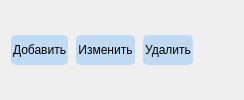
       <widget class="QFrame" name="actionBar">
        <property name="minimumSize">
         <size>
          <width>0</width>
          <height>45</height>
         </size>
        </property>
        <layout class="QHBoxLayout" name="actionBarLayout">
         <property name="spacing">
          <number>8</number>
         </property>
         <item>
          <widget class="QPushButton" name="btnAdd">
           <property name="minimumSize">
            <size>
             <width>0</width>
             <height>0</height>
            </size>
           </property>
           <property name="maximumSize">
            <size>
             <width>16777215</width>
             <height>30</height>
            </size>
           </property>
           <property name="styleSheet">
            <string notr="true">QPushButton {
    background-color: #bfdaf2;
    color: #000000;
    border: 2px solid #bfdaf2;
    border-radius: 5px;

}
QPushButton:hover {
    background-color: #c7dfee;
}
QPushButton:pressed {
    background-color: #b7d4e8;
}</string>
           </property>
           <property name="text">
            <string>Добавить</string>
           </property>
          </widget>
         </item>
         <item>
          <widget class="QPushButton" name="btnEdit">
           <property name="maximumSize">
            <size>
             <width>16777215</width>
             <height>30</height>
            </size>
           </property>
           <property name="styleSheet">
            <string notr="true">QPushButton {
    background-color: #bfdaf2;
    color: #000000;
    border: 2px solid #bfdaf2;
    border-radius: 5px;

}
QPushButton:hover {
    background-color: #c7dfee;
}
QPushButton:pressed {
    background-color: #b7d4e8;
}</string>
           </property>
           <property name="text">
            <string>Изменить</string>
           </property>
          </widget>
         </item>
         <item>
          <widget class="QPushButton" name="btnDelete">
           <property name="maximumSize">
            <size>
             <width>16777215</width>
             <height>30</height>
            </size>
           </property>
           <property name="styleSheet">
            <string notr="true">QPushButton {
    background-color: #bfdaf2;
    color: #000000;
    border: 2px solid #bfdaf2;
    border-radius: 5px;

}
QPushButton:hover {
    background-color: #c7dfee;
}
QPushButton:pressed {
    background-color: #b7d4e8;
}</string>
           </property>
           <property name="text">
            <string>Удалить</string>
           </property>
          </widget>
         </item>
         <item>
          <spacer name="actionSpacer">
           <property name="orientation">
            <enum>Qt::Orientation::Horizontal</enum>
           </property>
           <property name="sizeHint" stdset="0">
            <size>
             <width>40</width>
             <height>20</height>
            </size>
           </property>
          </spacer>
         </item>
        </layout>
       </widget>
